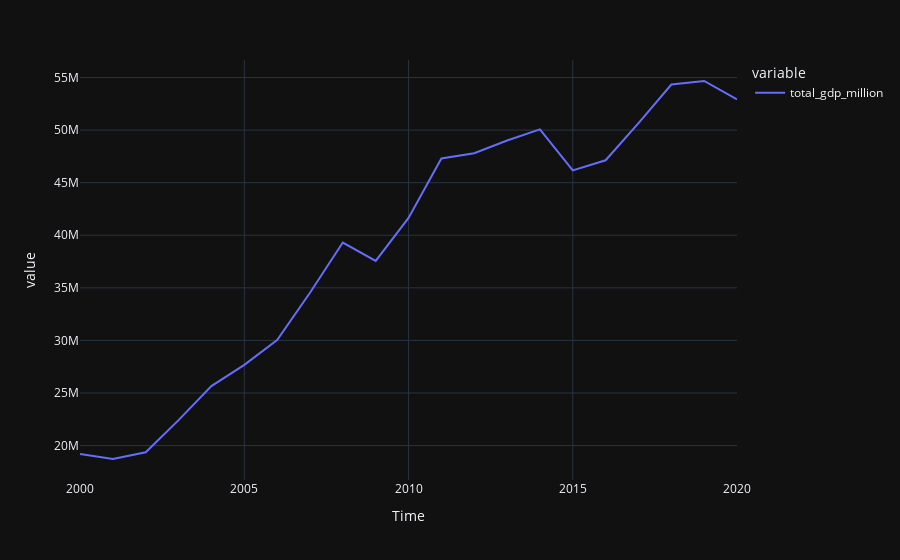

Notebook code cell kept with this figure:
### Markdown cell above
### ***Revisar Estacionariedad***

### Code cell
import plotly.express as px
Data_glob = pd.pivot_table(Data,index='año',values=['total_gdp_million'],aggfunc='sum').reset_index()
Data_glob['Time'] = pd.to_datetime(Data_glob['año'])
Data_glob = Data_glob.sort_values(by='Time')
fig = px.line(Data_glob, x="Time", y=["total_gdp_million"], template = 'plotly_dark')
fig.show()

### Figure 1 — Plotly figure (JSON) as saved in the notebook; plotly's stock layout.template omitted (floating-point values rounded to 4 significant figures)
{"data": [{"hovertemplate": "variable=total_gdp_million<br>Time=%{x}<br>value=%{y}<extra></extra>", "legendgroup": "total_gdp_million", "line": {"color": "#636efa", "dash": "solid"}, "marker": {"symbol": "circle"}, "mode": "lines", "name": "total_gdp_million", "orientation": "v", "showlegend": true, "type": "scatter", "x": ["2000-01-01T00:00:00", "2001-01-01T00:00:00", "2002-01-01T00:00:00", "2003-01-01T00:00:00", "2004-01-01T00:00:00", "2005-01-01T00:00:00", "2006-01-01T00:00:00", "2007-01-01T00:00:00", "2008-01-01T00:00:00", "2009-01-01T00:00:00", "2010-01-01T00:00:00", "2011-01-01T00:00:00", "2012-01-01T00:00:00", "2013-01-01T00:00:00", "2014-01-01T00:00:00", "2015-01-01T00:00:00", "2016-01-01T00:00:00", "2017-01-01T00:00:00", "2018-01-01T00:00:00", "2019-01-01T00:00:00", "2020-01-01T00:00:00"], "xaxis": "x", "y": [19210000.0, 18720000.0, 19360000.0, 22420000.0, 25660000.0, 27670000.0, 30030000.0, 34530000.0, 39310000.0, 37560000.0, 41650000.0, 47310000.0, 47810000.0, 49010000.0, 50070000.0, 46170000.0, 47130000.0, 50660000.0, 54330000.0, 54670000.0, 52910000.0], "yaxis": "y"}], "layout": {"legend": {"title": {"text": "variable"}, "tracegroupgap": 0}, "margin": {"t": 60}, "xaxis": {"anchor": "y", "domain": [0, 1], "title": {"text": "Time"}}, "yaxis": {"anchor": "x", "domain": [0, 1], "title": {"text": "value"}}}}
